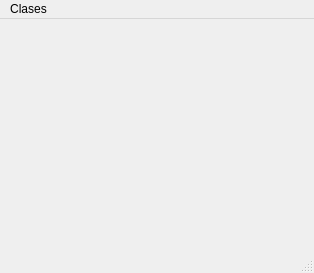
<?xml version="1.0" encoding="UTF-8"?>
<ui version="4.0">
 <class>Menu</class>
 <widget class="QMainWindow" name="Menu">
  <property name="geometry">
   <rect>
    <x>0</x>
    <y>0</y>
    <width>314</width>
    <height>273</height>
   </rect>
  </property>
  <property name="windowTitle">
   <string>MainWindow</string>
  </property>
  <property name="styleSheet">
   <string notr="true"/>
  </property>
  <widget class="QWidget" name="centralwidget"/>
  <widget class="QMenuBar" name="menubar">
   <property name="geometry">
    <rect>
     <x>0</x>
     <y>0</y>
     <width>314</width>
     <height>26</height>
    </rect>
   </property>
   <widget class="QMenu" name="menuClases">
    <property name="title">
     <string>Clases</string>
    </property>
    <widget class="QMenu" name="menuBasicos">
     <property name="title">
      <string>Basicos</string>
     </property>
     <addaction name="actionEjercicio_1"/>
     <addaction name="actionEjercicio_2"/>
     <addaction name="actionEjercicio_3"/>
    </widget>
    <widget class="QMenu" name="menuCiclos">
     <property name="title">
      <string>Ciclos</string>
     </property>
     <addaction name="actionEjercicio_5"/>
     <addaction name="actionEjercicio_6"/>
     <addaction name="actionEjercicio_7"/>
     <addaction name="actionEjercicio_8"/>
     <addaction name="actionEjercicio_9"/>
     <addaction name="actionEjercicio_10"/>
     <addaction name="actionEjercicio_11"/>
     <addaction name="actionEjercicio_12"/>
     <addaction name="actionEjercicio_13"/>
     <addaction name="actionEjercicio_15"/>
     <addaction name="actionEjercicio_16"/>
     <addaction name="actionEjercicio_19"/>
     <addaction name="actionEjercicio_21"/>
     <addaction name="actionEjercicio_22"/>
     <addaction name="actionEjercicio_23"/>
     <addaction name="actionEjercicio_25"/>
    </widget>
    <widget class="QMenu" name="menuCondicionales">
     <property name="title">
      <string>Condicionales</string>
     </property>
     <addaction name="actionEjercicio_4"/>
     <addaction name="actionEjercicio_14"/>
     <addaction name="actionEjercicio_17"/>
     <addaction name="actionEjercicio_18"/>
     <addaction name="actionEjercicio_20"/>
     <addaction name="actionEjercicio_24"/>
    </widget>
    <addaction name="menuBasicos"/>
    <addaction name="menuCiclos"/>
    <addaction name="menuCondicionales"/>
    <addaction name="separator"/>
    <addaction name="actionSalir"/>
   </widget>
   <addaction name="menuClases"/>
  </widget>
  <widget class="QStatusBar" name="statusbar"/>
  <action name="actionEjercicio_1">
   <property name="text">
    <string>Pendiente de una recta</string>
   </property>
  </action>
  <action name="actionEjercicio_2">
   <property name="text">
    <string>Distancia entre dos puntos</string>
   </property>
  </action>
  <action name="actionEjercicio_3">
   <property name="text">
    <string>Función de distancia de probabilidad</string>
   </property>
  </action>
  <action name="actionSalir">
   <property name="text">
    <string>Salir</string>
   </property>
  </action>
  <action name="actionEjercicio_5">
   <property name="text">
    <string>Cálculo de sumatoria</string>
   </property>
  </action>
  <action name="actionEjercicio_6">
   <property name="text">
    <string>Cálculo de sumatoria con e</string>
   </property>
  </action>
  <action name="actionEjercicio_7">
   <property name="text">
    <string>Tabla de Multiplicar</string>
   </property>
  </action>
  <action name="actionEjercicio_8">
   <property name="text">
    <string>Tablas de Multiplicar</string>
   </property>
  </action>
  <action name="actionEjercicio_9">
   <property name="text">
    <string>Repetir 10 veces una palabra</string>
   </property>
  </action>
  <action name="actionEjercicio_10">
   <property name="text">
    <string>Conteo de edad</string>
   </property>
  </action>
  <action name="actionEjercicio_11">
   <property name="text">
    <string>Conteo de números impares</string>
   </property>
  </action>
  <action name="actionEjercicio_12">
   <property name="text">
    <string>Cuenta atrás de números</string>
   </property>
  </action>
  <action name="actionEjercicio_13">
   <property name="text">
    <string>Cálculo de inversión</string>
   </property>
  </action>
  <action name="actionEjercicio_14">
   <property name="text">
    <string>Identificar números primos</string>
   </property>
  </action>
  <action name="actionEjercicio_15">
   <property name="text">
    <string>Palabra al revés letra a letra</string>
   </property>
  </action>
  <action name="actionEjercicio_16">
   <property name="text">
    <string>Número de letras de una frase</string>
   </property>
  </action>
  <action name="actionEjercicio_19">
   <property name="text">
    <string>Saludo</string>
   </property>
  </action>
  <action name="actionEjercicio_21">
   <property name="text">
    <string>División con cociente y resto</string>
   </property>
  </action>
  <action name="actionEjercicio_22">
   <property name="text">
    <string>Cálculo de ahorro con interés copuesto</string>
   </property>
  </action>
  <action name="actionEjercicio_23">
   <property name="text">
    <string>Venta de panes con descuento</string>
   </property>
  </action>
  <action name="actionEjercicio_25">
   <property name="text">
    <string>Frase invertida</string>
   </property>
  </action>
  <action name="actionEjercicio_4">
   <property name="text">
    <string>Punto dentro, fuera o sobre la circunferencia</string>
   </property>
  </action>
  <action name="actionEjercicio_17">
   <property name="text">
    <string>División de dos números</string>
   </property>
  </action>
  <action name="actionEjercicio_18">
   <property name="text">
    <string>División de alumnos en grupos A y B</string>
   </property>
  </action>
  <action name="actionEjercicio_28">
   <property name="text">
    <string>Ejercicio 18</string>
   </property>
  </action>
  <action name="actionEjercicio_26">
   <property name="text">
    <string>Ejercicio 20</string>
   </property>
  </action>
  <action name="actionEjercicio_27">
   <property name="text">
    <string>Ejercicio 24</string>
   </property>
  </action>
  <action name="actionDivisi_n_de_dos_n_meros">
   <property name="text">
    <string>División de dos números</string>
   </property>
  </action>
  <action name="actionEjercicio_20">
   <property name="text">
    <string>Calculo del IMC</string>
   </property>
  </action>
  <action name="actionEjercicio_24">
   <property name="text">
    <string>Pago por sala de juego según la edad</string>
   </property>
  </action>
  <action name="actionEjercicio_29">
   <property name="text">
    <string>Ejercicio_20</string>
   </property>
  </action>
  <action name="actionEjercicio_30">
   <property name="text">
    <string>Ejercicio_24</string>
   </property>
  </action>
 </widget>
 <resources/>
 <connections/>
</ui>
